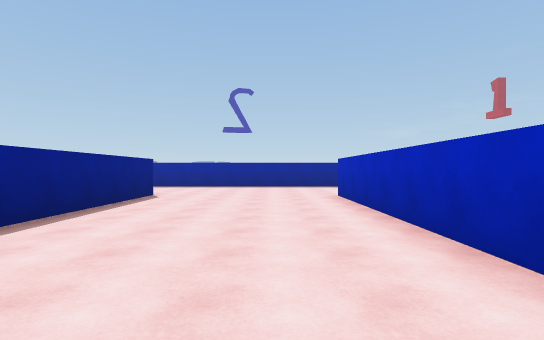
view 1 (above)

24 first-person views from a walk through a 3-D level made in the Unity game engine. The camera is 1.4 m above the floor, looks level and sees 80° across. The floor is counted in squares, 2 m on a side. Each view is taken from the middle of a square. On the plan, view 1 faces up. The plan holds only what a view shows up to about 10 squares ahead; the rest is blank. The place goes on beyond the plan. The player character is not drawn.

view 2
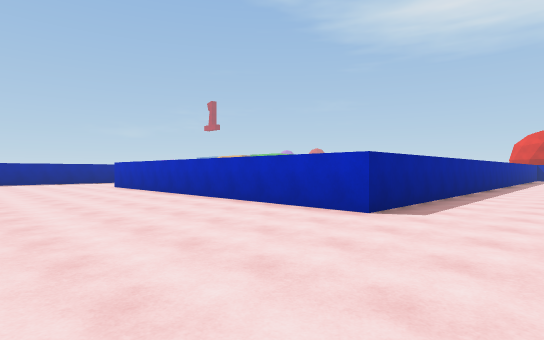

view 3
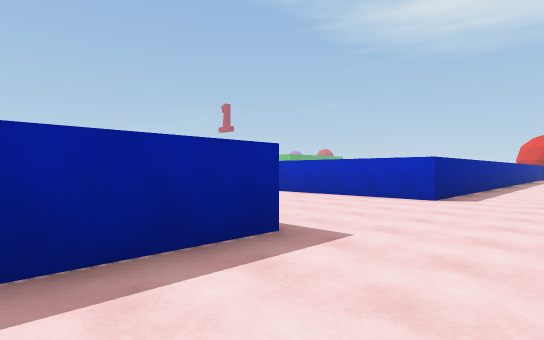

view 4
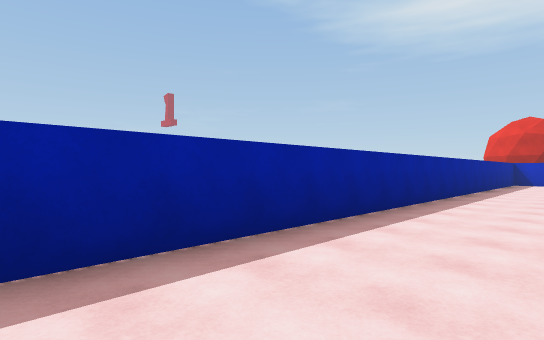

view 5
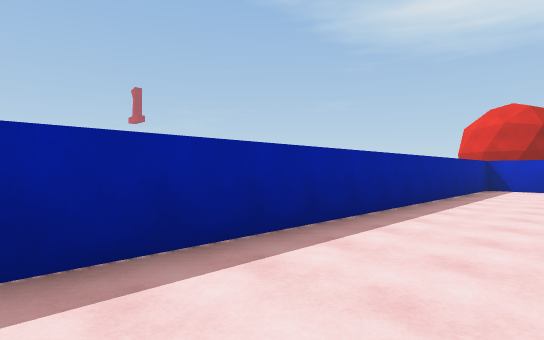

view 6
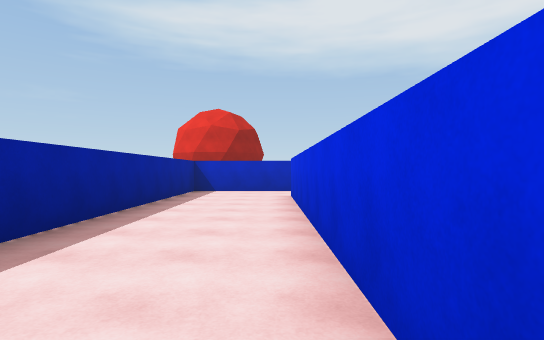

view 7
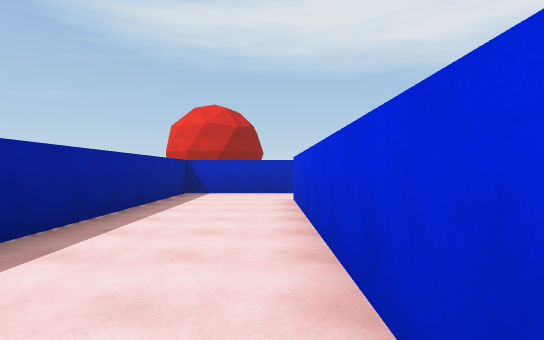

view 8
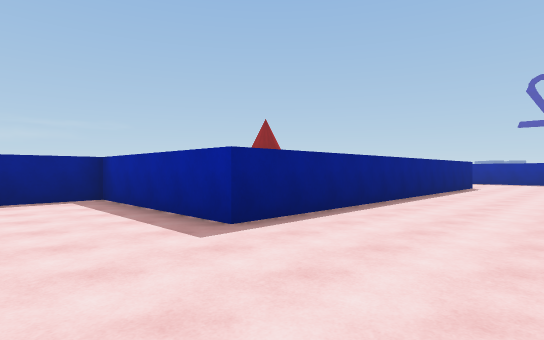

view 9
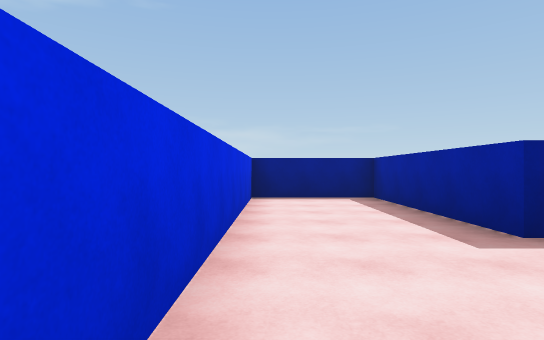

view 10
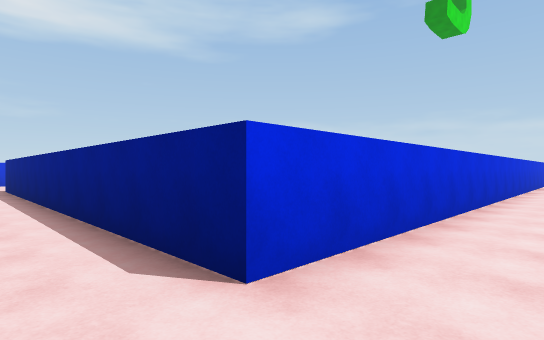

view 11
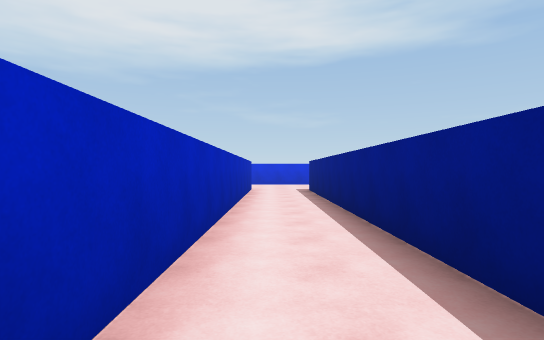

view 12
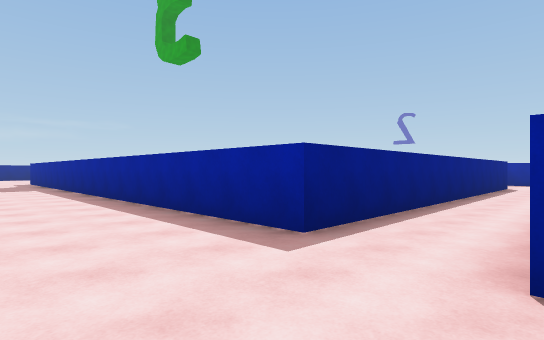

view 13
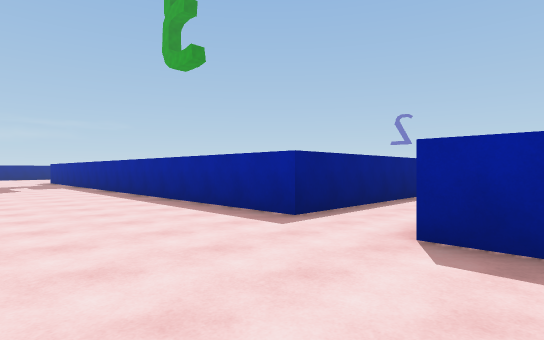

view 14
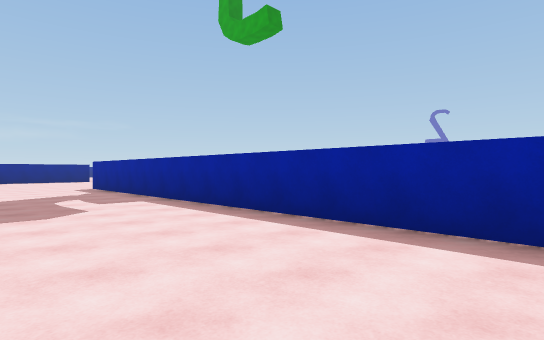

view 15
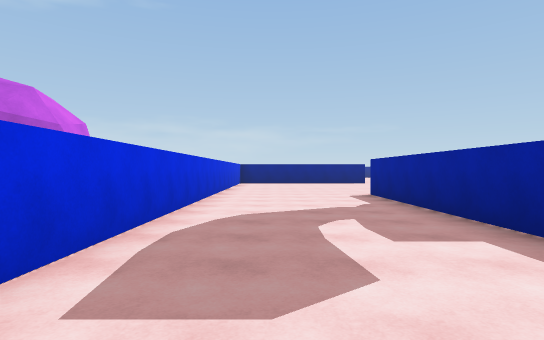

view 16
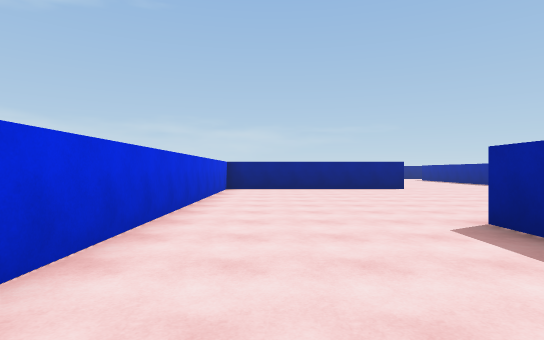

view 17
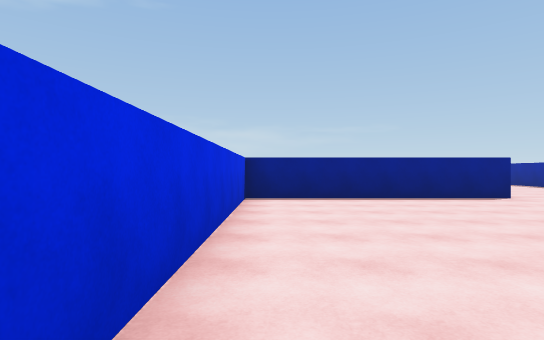

view 18
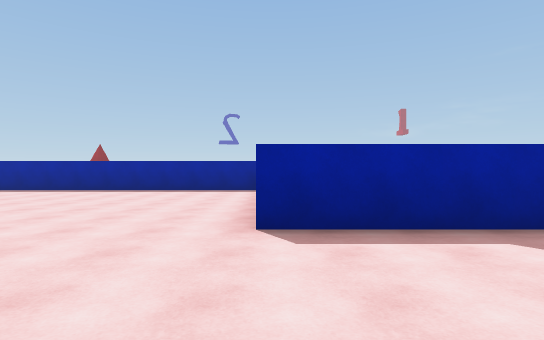

view 19
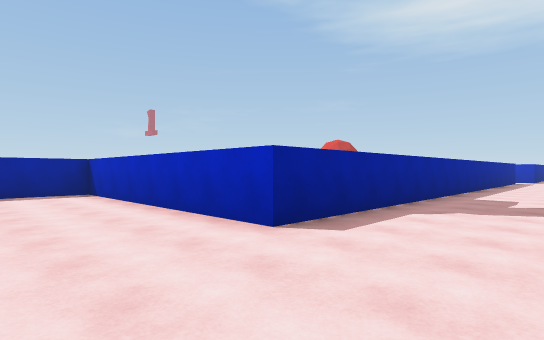

view 20
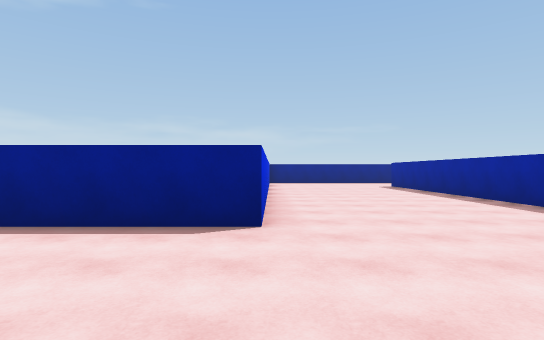

view 21
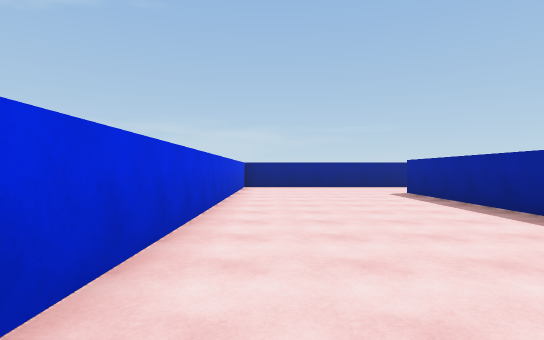

view 22
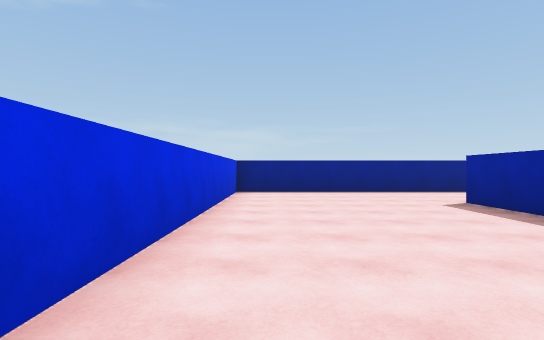

view 23
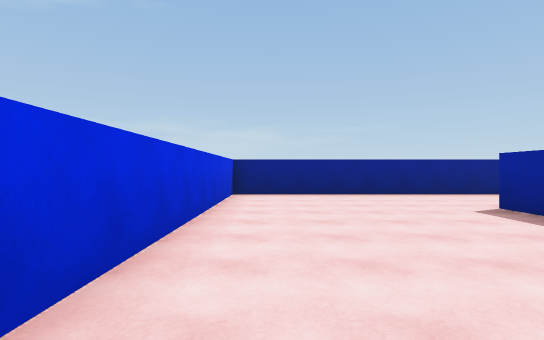

view 24
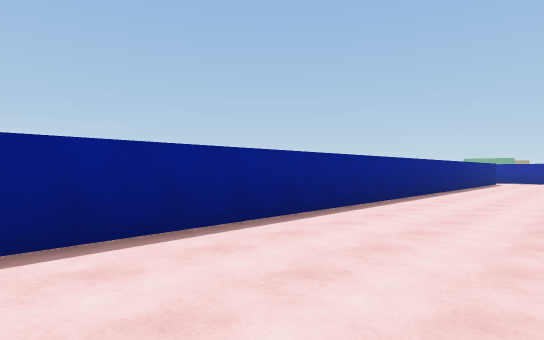

### Floor plan
Points are (right, up) in squares from view 1. A wall is a line through its corners. A room is listed if a view was taken in it or the views show most of it. See-through windows are left out.
Room 1 (views 1, 2, 3, 4, 5, 6, 7, 8, 9, 10)
walls: (9.4, -5.5) (20.7, -5.5); (-3.3, 9.1) (-3.3, -2.4) (-8.2, -2.4) (-8.2, -5.5) (-0.5, -5.5); (22.7, -4.4) (22.7, -2.4) (1.8, -2.4) (1.8, 8.9)
ways out: opening at (21.5, -5.5) to room 2
Room 2 (views 11, 12, 13, 14, 15, 16, 17, 18, 19, 20, 21, 22, 23, 24)
walls: (-6, -9.9) (-13.9, -9.9); (-17.4, -3.2) (-17.4, -15.1) (-4, -15.1) (-4, -21.7) (11.1, -21.7); (20.7, -5.5) (20.7, -17.2) (3.8, -17.2) (3.8, -9.9) (1.9, -9.9); (22.7, -15.8) (22.7, -4.4); (23.8, -17.7) (22.6, -17.7)
ways out: opening at (21.5, -5.5) to room 1

Positions as (right, up) in squares from view 1, and headings:
1: (0, 0), facing up
2: (-3, -5), facing up-right
3: (-6, -5), facing up-right
4: (5, -5), facing up-right
5: (10, -5), facing up-right
6: (12, -5), facing right
7: (13, -5), facing right
8: (0, -5), facing up-left
9: (0, -5), facing left
10: (22, -4), facing down-left
11: (22, -6), facing down
12: (23, -20), facing up-left
13: (24, -21), facing up-left
14: (17, -21), facing up-left
15: (13, -20), facing left
16: (8, -20), facing left
17: (4, -21), facing left
18: (4, -21), facing up
19: (1, -20), facing up-right
20: (0, -15), facing left
21: (-4, -14), facing left
22: (-7, -14), facing left
23: (-8, -14), facing left
24: (-14, -14), facing up-left
